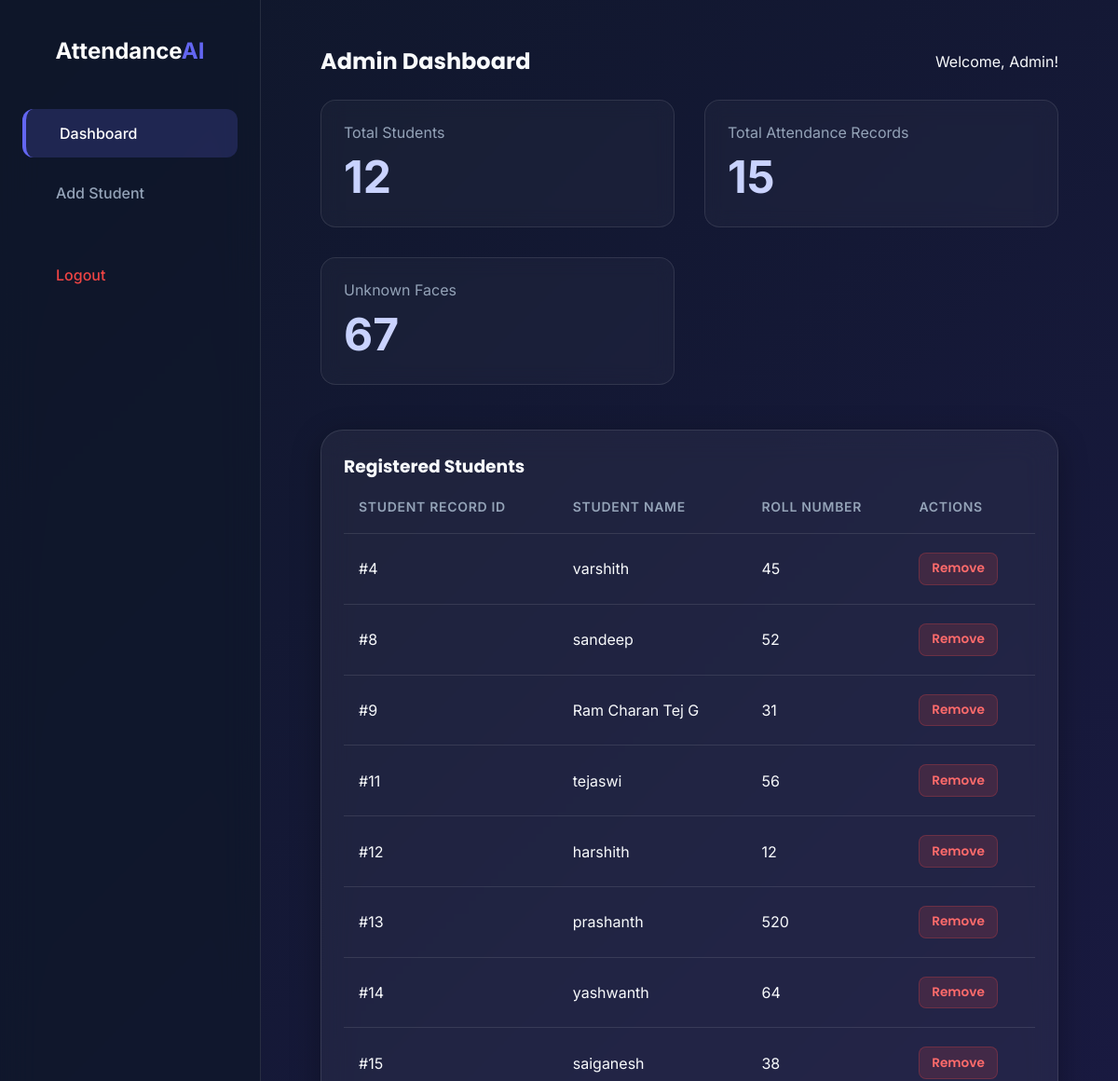
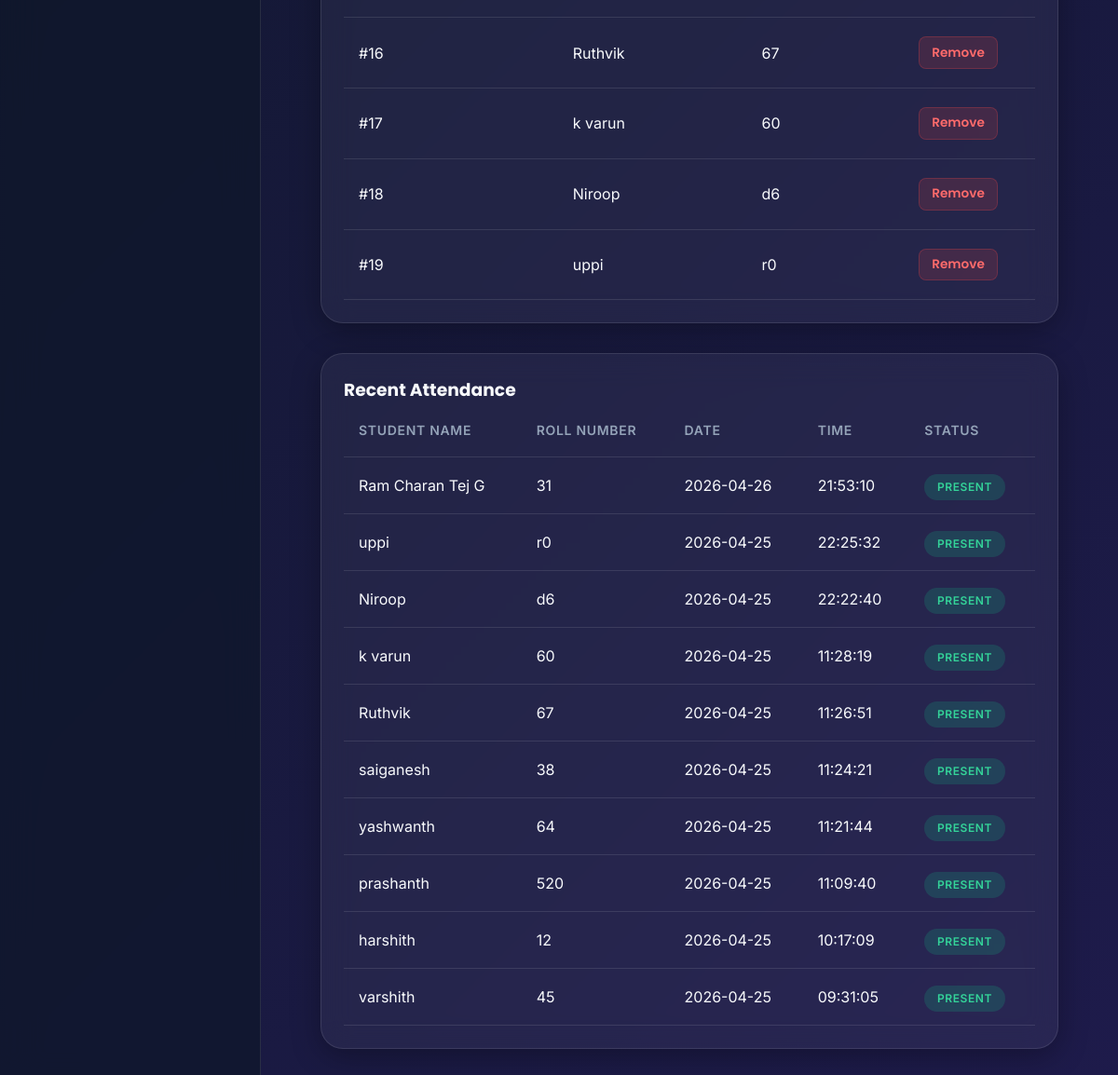
The app's page /admin/dashboard (signed in) with its own data (2 pictures, top to bottom).
### tables this page shows
CREATE TABLE students (
    id INTEGER PRIMARY KEY AUTOINCREMENT,
    name TEXT,
    roll_number TEXT UNIQUE,
    face_encoding BLOB
);

CREATE TABLE attendance (
    id INTEGER PRIMARY KEY AUTOINCREMENT,
    student_id INTEGER,
    date TEXT,
    time TEXT,
    status TEXT
);

### app.py (the view)
@app.route('/admin/dashboard')
@admin_required
def admin_dashboard():
    students = get_all_students()
    attendance = get_attendance_records()
    unknown_faces = get_unknown_faces()
    return render_template('admin_dashboard.html', students=students, attendance=attendance, unknown_faces=unknown_faces)

### app.py (called while the page is built)
def admin_required(f):
    @wraps(f)
    def wrapper(*args, **kwargs):
        if 'admin_logged_in' not in session:
            flash("Please log in as admin to access this page.", "error")
            return redirect(url_for('admin_login'))
        return f(*args, **kwargs)
    return wrapper

### models/db.py (called while the page is built)
def get_connection():
    conn = sqlite3.connect(DB_PATH, timeout=10) # Added timeout safeguard
    conn.row_factory = sqlite3.Row
    return conn

def get_all_students():
    conn = get_connection()
    try:
        cursor = conn.cursor()
        cursor.execute("SELECT * FROM students")
        rows = cursor.fetchall()
        students = []
        for r in rows:
            d = dict(r)
            d.pop('face_encoding', None)
            students.append(d)
        return students
    finally:
        conn.close()

def get_attendance_records():
    conn = get_connection()
    try:
        cursor = conn.cursor()
        cursor.execute('''
            SELECT attendance.*, students.name, students.roll_number
            FROM attendance
            JOIN students ON attendance.student_id = students.id
            ORDER BY attendance.date DESC, attendance.time DESC
        ''')
        rows = cursor.fetchall()
        return [dict(row) for row in rows]
    finally:
        conn.close()

def get_unknown_faces():
    conn = get_connection()
    try:
        cursor = conn.cursor()
        cursor.execute("SELECT * FROM unknown_faces ORDER BY timestamp DESC")
        rows = cursor.fetchall()
        return [dict(row) for row in rows]
    finally:
        conn.close()

### templates/admin_dashboard.html (shortened to what this page needs)
{% extends 'layout.html' %}
{% block content %}
<div class="dashboard-layout">
    <div class="sidebar">
        <div class="sidebar-brand">
            Attendance<span style="color: var(--primary)">AI</span>
        </div>
        <div class="sidebar-nav">
            <a href="{{ url_for('admin_dashboard') }}" class="sidebar-link active">
                 Dashboard
            </a>
            <a href="{{ url_for('admin_add_student') }}" class="sidebar-link">
                 Add Student
            </a>
            <a href="{{ url_for('admin_logout') }}" class="sidebar-link mt-4" style="color: var(--danger);">
                 Logout
            </a>
        </div>
    </div>
    <div class="main-content">
        <div class="d-flex justify-content-between align-items-center mb-4">
            <h2 class="poppins">Admin Dashboard</h2>
            <div class="d-flex gap-3 align-items-center">
                <p>Welcome, Admin!</p>
            </div>
        </div>
        <div class="stats-grid">
            <div class="glass-card">
                <p class="text-muted"> Total Students</p>
                <div class="stat-value">{{ students|length }}</div>
            </div>
            <div class="glass-card">
                <p class="text-muted"> Total Attendance Records</p>
                <div class="stat-value">{{ attendance|length }}</div>
            </div>
            <div class="glass-card">
                <p class="text-muted"> Unknown Faces</p>
                <div class="stat-value">{{ unknown_faces|length }}</div>
            </div>
        </div>
        <div class="glass-panel" style="padding: 1.5rem; margin-bottom: 2rem;">
            <h3> Registered Students</h3>
            <div class="table-responsive mt-3">
                <table>
                    <thead>
                        <tr>
                            <th>Student Record ID</th>
                            <th>Student Name</th>
                            <th>Roll Number</th>
                            <th>Actions</th>
                        </tr>
                    </thead>
                    <tbody>
                        {% for student in students %}
                        <tr>
                            <td>#{{ student.id }}</td>
                            <td>{{ student.name }}</td>
                            <td>{{ student.roll_number }}</td>
                            <td>
                                <form action="{{ url_for('admin_delete_student', student_id=student.id) }}" method="POST" style="display:inline;" onsubmit="return confirm('Are you sure you want to delete this student?');">
                                    <button type="submit" class="btn btn-sm" style="background: rgba(239, 68, 68, 0.15); color: #FF6B6B; border: 1px solid rgba(239, 68, 68, 0.25); padding: 0.4rem 0.8rem; font-size: 0.85rem; border-radius: 0.5rem;">
                                         Remove
                                    </button>
                                </form>
                            </td>
                        </tr>
                        {% else %}
                        <tr>
                            <td colspan="4" class="text-center text-muted">No students currently registered.</td>
                        </tr>
                        {% endfor %}
                    </tbody>
                </table>
            </div>
        </div>
        <div class="glass-panel" style="padding: 1.5rem;">
            <h3>Recent Attendance</h3>
            <div class="table-responsive mt-3">
                <table>
                    <thead>
                        <tr>
                            <th>Student Name</th>
                            <th>Roll Number</th>
                            <th>Date</th>
                            <th>Time</th>
                            <th>Status</th>
                        </tr>
                    </thead>
                    <tbody>
                        {% for record in attendance[:10] %}
                        <tr>
                            <td>{{ record.name }}</td>
                            <td>{{ record.roll_number }}</td>
                            <td>{{ record.date }}</td>
                            <td>{{ record.time }}</td>
                            <td><span class="badge badge-success">{{ record.status }}</span></td>
                        </tr>
                        {% else %}
                        <tr>
                            <td colspan="5" class="text-center">No attendance records found.</td>
                        </tr>
                        {% endfor %}
                    </tbody>
                </table>
            </div>
        </div>
    </div>
</div>
{% endblock %}

### templates/layout.html (shortened to what this page needs)
<!DOCTYPE html>
<html lang="en">
<head>
    <link href="https://cdn.jsdelivr.net/npm/remixicon@3.5.0/fonts/remixicon.css" rel="stylesheet">
    <link rel="stylesheet" href="{{ url_for('static', filename='css/style.css') }}">
</head>
<body>
    <div class="content-wrapper w-100">
        {% block content %}{% endblock %}
    </div>
</body>
</html>

### static/css/style.css (style rules this page uses)
:root { --primary: #6366F1; --secondary: #8B5CF6; --background: linear-gradient(135deg, #0F172A 0%, #1E1B4B 100%); --glass-bg: rgba(255, 255, 255, 0.05); --glass-border: rgba(255, 255, 255, 0.1); --text-main: #F8FAFC; --text-muted: #94A3B8; --danger: #EF4444; --success: #10B981; --warning: #F59E0B; }
* { margin: 0; padding: 0; box-sizing: border-box; font-family: 'Inter', sans-serif; }
h1, h2, h3, h4, h5, h6, .poppins { font-family: 'Poppins', sans-serif; }
body { background: var(--background); background-attachment: fixed; color: var(--text-main); min-height: 100vh; display: flex; flex-direction: column; }
.glass-panel { background: var(--glass-bg); backdrop-filter: blur(16px); -webkit-backdrop-filter: blur(16px); border: 1px solid var(--glass-border); border-radius: 1.5rem; padding: 2.5rem; box-shadow: 0 8px 32px 0 rgba(0, 0, 0, 0.3); }
.glass-card { background: rgba(255, 255, 255, 0.03); backdrop-filter: blur(10px); border: 1px solid var(--glass-border); border-radius: 1rem; padding: 1.5rem; transition: transform 0.3s cubic-bezier(0.4, 0, 0.2, 1), box-shadow 0.3s cubic-bezier(0.4, 0, 0.2, 1), background 0.3s cubic-bezier(0.4, 0, 0.2, 1); }
.mt-4 { margin-top: 1.5rem; }
.mb-4 { margin-bottom: 1.5rem; }
.gap-3 { gap: 1rem; }
.d-flex { display: flex; }
.align-items-center { align-items: center; }
.justify-content-between { justify-content: space-between; }
.w-100 { width: 100%; }
.text-muted { color: var(--text-muted); }
.btn { display: inline-flex; align-items: center; justify-content: center; padding: 0.85rem 1.6rem; border-radius: 0.75rem; border: none; font-weight: 600; font-family: 'Poppins', sans-serif; cursor: pointer; transition: all 0.3s cubic-bezier(0.4, 0, 0.2, 1); text-decoration: none; font-size: 1rem; }
.dashboard-layout { display: flex; min-height: 100vh; }
.sidebar { width: 280px; background: rgba(15, 23, 42, 0.7); backdrop-filter: blur(20px); border-right: 1px solid var(--glass-border); padding: 2.5rem 1.5rem; display: flex; flex-direction: column; }
.sidebar-brand { font-size: 1.5rem; font-weight: 700; color: white; margin-bottom: 3rem; text-align: center; }
.sidebar-nav { display: flex; flex-direction: column; gap: 0.75rem; }
.sidebar-link { padding: 1rem 1.25rem; color: var(--text-muted); text-decoration: none; border-radius: 0.75rem; transition: all 0.3s ease; display: flex; align-items: center; gap: 1rem; font-weight: 500; }
.sidebar-link:hover, .sidebar-link.active { background: rgba(99, 102, 241, 0.2); color: white; border-left: 4px solid var(--primary); }
.main-content { flex: 1; padding: 3rem 4rem; overflow-y: auto; }
.stats-grid { display: grid; grid-template-columns: repeat(auto-fit, minmax(280px, 1fr)); gap: 2rem; margin-bottom: 3rem; }
.stat-value { font-size: 3rem; font-weight: 700; margin-top: 0.5rem; background: linear-gradient(to right, #C7D2FE, #DDD6FE); -webkit-background-clip: text; -webkit-text-fill-color: transparent; }
.table-responsive { overflow-x: auto; }
table { width: 100%; border-collapse: collapse; }
th, td { padding: 1.25rem 1rem; text-align: left; border-bottom: 1px solid var(--glass-border); }
th { font-weight: 600; color: var(--text-muted); text-transform: uppercase; font-size: 0.875rem; letter-spacing: 0.05em; }
.badge { padding: 0.4rem 0.85rem; border-radius: 9999px; font-size: 0.75rem; font-weight: 600; letter-spacing: 0.05em; text-transform: uppercase; }
.badge-success { background: rgba(16, 185, 129, 0.2); color: #34D399; }

### records on screen
students: id "4", name "varshith", roll_number "45"
students: id "8", name "sandeep", roll_number "52"
students: id "9", name "Ram Charan Tej G", roll_number "31"
students: id "11", name "tejaswi", roll_number "56"
students: id "12", name "harshith", roll_number "12"
students: id "13", name "prashanth", roll_number "520"
students: id "14", name "yashwanth", roll_number "64"
students: id "15", name "saiganesh", roll_number "38"
students: id "16", name "Ruthvik", roll_number "67"
students: id "17", name "k varun", roll_number "60"
students: id "18", name "Niroop", roll_number "d6"
students: id "19", name "uppi", roll_number "r0"
attendance: name "Ram Charan Tej G", roll_number "31", date "2026-04-26", time "21:53:10", status "PRESENT"
attendance: name "uppi", roll_number "r0", date "2026-04-25", time "22:25:32", status "PRESENT"
attendance: name "Niroop", roll_number "d6", date "2026-04-25", time "22:22:40", status "PRESENT"
attendance: name "k varun", roll_number "60", date "2026-04-25", time "11:28:19", status "PRESENT"
attendance: name "Ruthvik", roll_number "67", date "2026-04-25", time "11:26:51", status "PRESENT"
attendance: name "saiganesh", roll_number "38", date "2026-04-25", time "11:24:21", status "PRESENT"
attendance: name "yashwanth", roll_number "64", date "2026-04-25", time "11:21:44", status "PRESENT"
attendance: name "prashanth", roll_number "520", date "2026-04-25", time "11:09:40", status "PRESENT"
attendance: name "harshith", roll_number "12", date "2026-04-25", time "10:17:09", status "PRESENT"
attendance: name "varshith", roll_number "45", date "2026-04-25", time "09:31:05", status "PRESENT"

### other values on screen
{{ students|length }} "12"
{{ attendance|length }} "15"
{{ unknown_faces|length }} "67"
